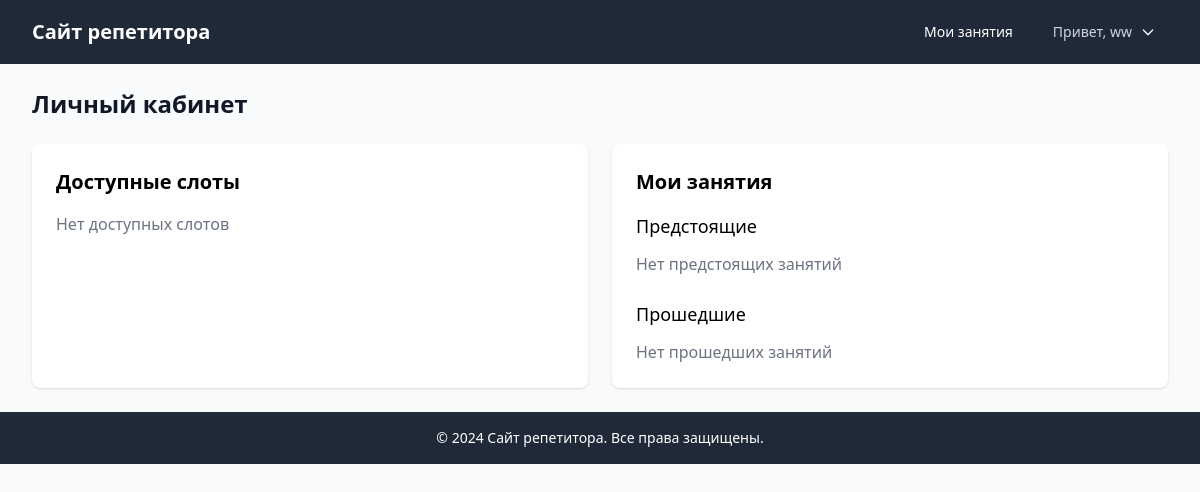
The page /student/ (signed in) on the database as committed earlier.
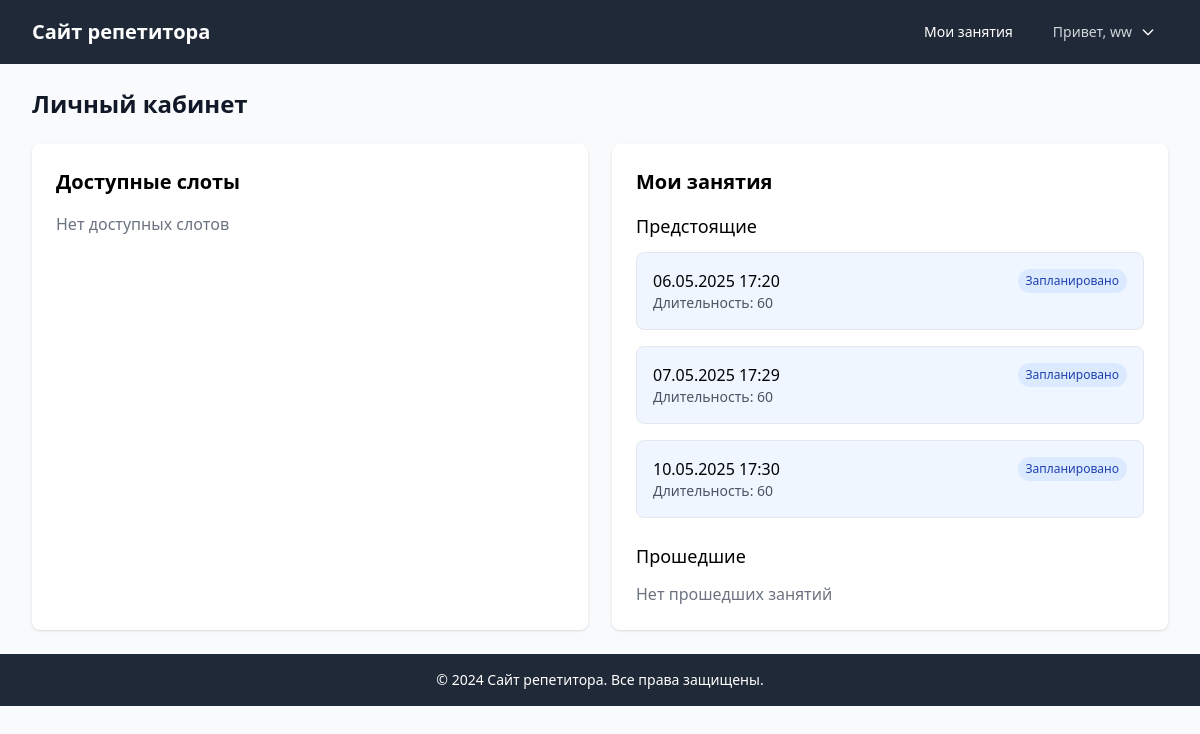
The same page on the database as committed later.
### scheduler/models.py (models this page shows, shortened)
class Lesson(models.Model):
    STATUS_CHOICES = [
        ('scheduled', 'Запланировано'),
        ('completed', 'Завершено'),
        ('cancelled', 'Отменено'),
    ]
    time_slot = models.OneToOneField(TimeSlot, on_delete=models.CASCADE, related_name='lesson')
    student = models.ForeignKey(User, on_delete=models.CASCADE, related_name='lessons')
    status = models.CharField(max_length=10, choices=STATUS_CHOICES, default='scheduled')
    homework = models.TextField(blank=True)
    notes = models.TextField(blank=True)
    photos = models.ImageField(upload_to='lesson_photos/%Y/%m/%d/', blank=True, null=True)
    created_at = models.DateTimeField(auto_now_add=True)

class TimeSlot(models.Model):
    STATUS_CHOICES = [
        ('available', 'Доступно'),
        ('booked', 'Забронировано'),
        ('completed', 'Завершено'),
        ('cancelled', 'Отменено'),
    ]
    tutor = models.ForeignKey(User, on_delete=models.CASCADE, related_name='time_slots')
    student = models.ForeignKey(User, on_delete=models.SET_NULL, null=True, blank=True, related_name='booked_slots')
    datetime = models.DateTimeField()
    status = models.CharField(max_length=10, choices=STATUS_CHOICES, default='available')
    duration = models.IntegerField(default=60, help_text='Длительность в минутах')
    notes = models.TextField(blank=True)

### scheduler/views.py (the view)
# urls.py: path('student/', views.student_dashboard, name='student_dashboard'),
@login_required
@user_passes_test(is_student)
def student_dashboard(request):
    start_date = timezone.now()
    end_date = start_date + timedelta(days=7)
    available_slots = TimeSlot.objects.filter(
        status='available',
        datetime__range=[start_date, end_date]
    ).order_by('datetime')
    my_lessons = Lesson.objects.filter(
        student=request.user,
        time_slot__datetime__range=[start_date, end_date]
    ).order_by('time_slot__datetime')
    context = {
        'available_slots': available_slots,
        'my_lessons': my_lessons,
        'upcoming_lessons': my_lessons.filter(time_slot__datetime__gte=timezone.now()),
        'past_lessons': my_lessons.filter(time_slot__datetime__lt=timezone.now()),
    }
    return render(request, 'scheduler/student_dashboard.html', context)

### scheduler/views.py (called while the page is built)
def is_student(user):
    return user.groups.filter(name='Students').exists()

### scheduler/templates/scheduler/student_dashboard.html (shortened to what this page needs)
{% extends 'base.html' %}
{% block content %}
<div class="space-y-6">
    <h1 class="text-2xl font-bold text-gray-900">Личный кабинет</h1>
    <div class="grid grid-cols-1 md:grid-cols-2 gap-6">
        <div class="bg-white shadow rounded-lg p-6">
            <h2 class="text-xl font-semibold mb-4">Доступные слоты</h2>
            {% if available_slots %}
                <div class="space-y-4">
                    {% for slot in available_slots %}
                        <div class="border rounded-lg p-4 bg-green-50">
                            <div class="flex justify-between items-start">
                                <div>
                                    <p class="font-medium">{{ slot.datetime|date:"d.m.Y H:i" }}</p>
                                    <p class="text-sm text-gray-600">Длительность: {{ slot.duration }}</p>
                                </div>
                            </div>
                            <div class="mt-4">
                                <a href="{% url 'book_slot' slot.id %}" class="inline-block bg-blue-600 text-white px-4 py-2 rounded-md hover:bg-blue-700">
                                    Записаться
                                </a>
                            </div>
                        </div>
                    {% endfor %}
                </div>
            {% else %}
                <p class="text-gray-500">Нет доступных слотов</p>
            {% endif %}
        </div>
        <div class="bg-white shadow rounded-lg p-6">
            <h2 class="text-xl font-semibold mb-4">Мои занятия</h2>
            <h3 class="text-lg font-medium mb-3">Предстоящие</h3>
            {% if upcoming_lessons %}
                <div class="space-y-4">
                    {% for lesson in upcoming_lessons %}
                        <div class="border rounded-lg p-4 bg-blue-50">
                            <div class="flex justify-between items-start">
                                <div>
                                    <p class="font-medium">{{ lesson.time_slot.datetime|date:"d.m.Y H:i" }}</p>
                                    <p class="text-sm text-gray-600">Длительность: {{ lesson.time_slot.duration }}</p>
                                </div>
                                <span class="px-2 py-1 text-xs rounded-full bg-blue-100 text-blue-800">
                                    {{ lesson.get_status_display }}
                                </span>
                            </div>
                        </div>
                    {% endfor %}
                </div>
            {% else %}
                <p class="text-gray-500">Нет предстоящих занятий</p>
            {% endif %}
            <h3 class="text-lg font-medium mt-6 mb-3">Прошедшие</h3>
            {% if past_lessons %}
                <div class="space-y-4">
                    {% for lesson in past_lessons %}
                        <div class="border rounded-lg p-4 bg-gray-50">
                            <div class="flex justify-between items-start">
                                <div>
                                    <p class="font-medium">{{ lesson.time_slot.datetime|date:"d.m.Y H:i" }}</p>
                                    <p class="text-sm text-gray-600">Длительность: {{ lesson.time_slot.duration }}</p>
                                </div>
                                <span class="px-2 py-1 text-xs rounded-full
                                    {% if lesson.status == 'completed' %}bg-green-100 text-green-800
                                    {% elif lesson.status == 'cancelled' %}bg-red-100 text-red-800
                                    {% else %}bg-gray-100 text-gray-800{% endif %}">
                                    {{ lesson.get_status_display }}
                                </span>
                            </div>
                            {% if lesson.homework %}
                                <p class="mt-2 text-sm">Домашнее задание: {{ lesson.homework }}</p>
                            {% endif %}
                        </div>
                    {% endfor %}
                </div>
            {% else %}
                <p class="text-gray-500">Нет прошедших занятий</p>
            {% endif %}
        </div>
    </div>
</div>
{% endblock %}

### scheduler/templates/base.html (shortened to what this page needs)
{% load static %}
<!DOCTYPE html>
<html lang="ru">
<head>
    <link rel="stylesheet" href="{% static 'css/output.css' %}">
</head>
<body class="min-h-screen bg-gray-50">
    <nav class="bg-gray-800 text-white">
        <div class="max-w-7xl mx-auto px-4 sm:px-6 lg:px-8">
            <div class="flex items-center justify-between h-16">
                <div class="flex items-center">
                    <a href="{% url 'home' %}" class="text-xl font-bold">Сайт репетитора</a>
                </div>
                <div class="flex items-center space-x-4">
                    {% if user.is_authenticated %}
                        {% if user.groups.all.0.name == 'Tutors' %}
                            <a href="{% url 'tutor_dashboard' %}" class="px-3 py-2 rounded-md text-sm font-medium hover:bg-gray-700">Панель управления</a>
                            <a href="{% url 'create_time_slot' %}" class="px-3 py-2 rounded-md text-sm font-medium hover:bg-gray-700">Создать слот</a>
                        {% elif user.groups.all.0.name == 'Students' %}
                            <a href="{% url 'student_dashboard' %}" class="px-3 py-2 rounded-md text-sm font-medium hover:bg-gray-700">Мои занятия</a>
                        {% endif %}
                        <div class="relative group">
                            <button class="px-3 py-2 rounded-md text-sm font-medium hover:bg-gray-700 flex items-center">
                                <span class="text-gray-300">Привет, {{ user.username }}</span>
                                <svg class="ml-2 h-4 w-4" fill="none" stroke="currentColor" viewBox="0 0 24 24">
                                    <path stroke-linecap="round" stroke-linejoin="round" stroke-width="2" d="M19 9l-7 7-7-7"/>
                                </svg>
                            </button>
                        </div>
                    {% else %}
                        <a href="{% url 'admin:login' %}" class="px-3 py-2 rounded-md text-sm font-medium hover:bg-gray-700">Войти</a>
                    {% endif %}
                </div>
            </div>
        </div>
    </nav>
    <main class="max-w-7xl mx-auto py-6 sm:px-6 lg:px-8">
        {% block content %}{% endblock %}
    </main>
    <footer class="bg-gray-800 text-white mt-auto">
        <div class="max-w-7xl mx-auto py-4 px-4 sm:px-6 lg:px-8">
            <p class="text-center text-sm">© 2024 Сайт репетитора. Все права защищены.</p>
        </div>
    </footer>
</body>
</html>

Rows that differ between the two databases and show on the page:
added Lesson: time_slot.datetime "06.05.2025 17:20", time_slot.duration "60", status "Запланировано"
added Lesson: time_slot.datetime "07.05.2025 17:29", time_slot.duration "60", status "Запланировано"
added Lesson: time_slot.datetime "10.05.2025 17:30", time_slot.duration "60", status "Запланировано"
Other text that changed with them:
text no longer shown: "Нет предстоящих занятий"
